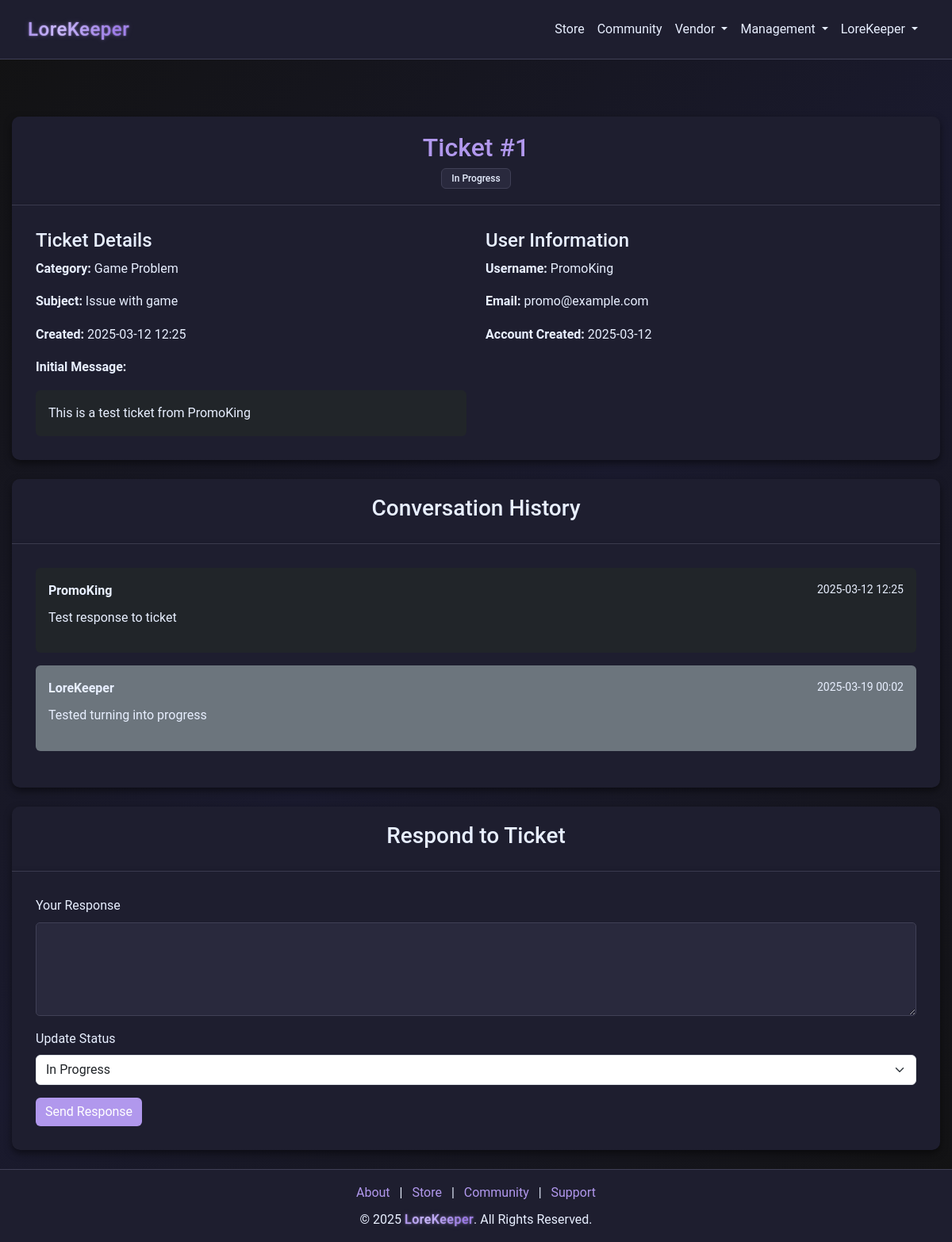
Page /moderator/view_ticket/1 (signed in) on the earlier database version.
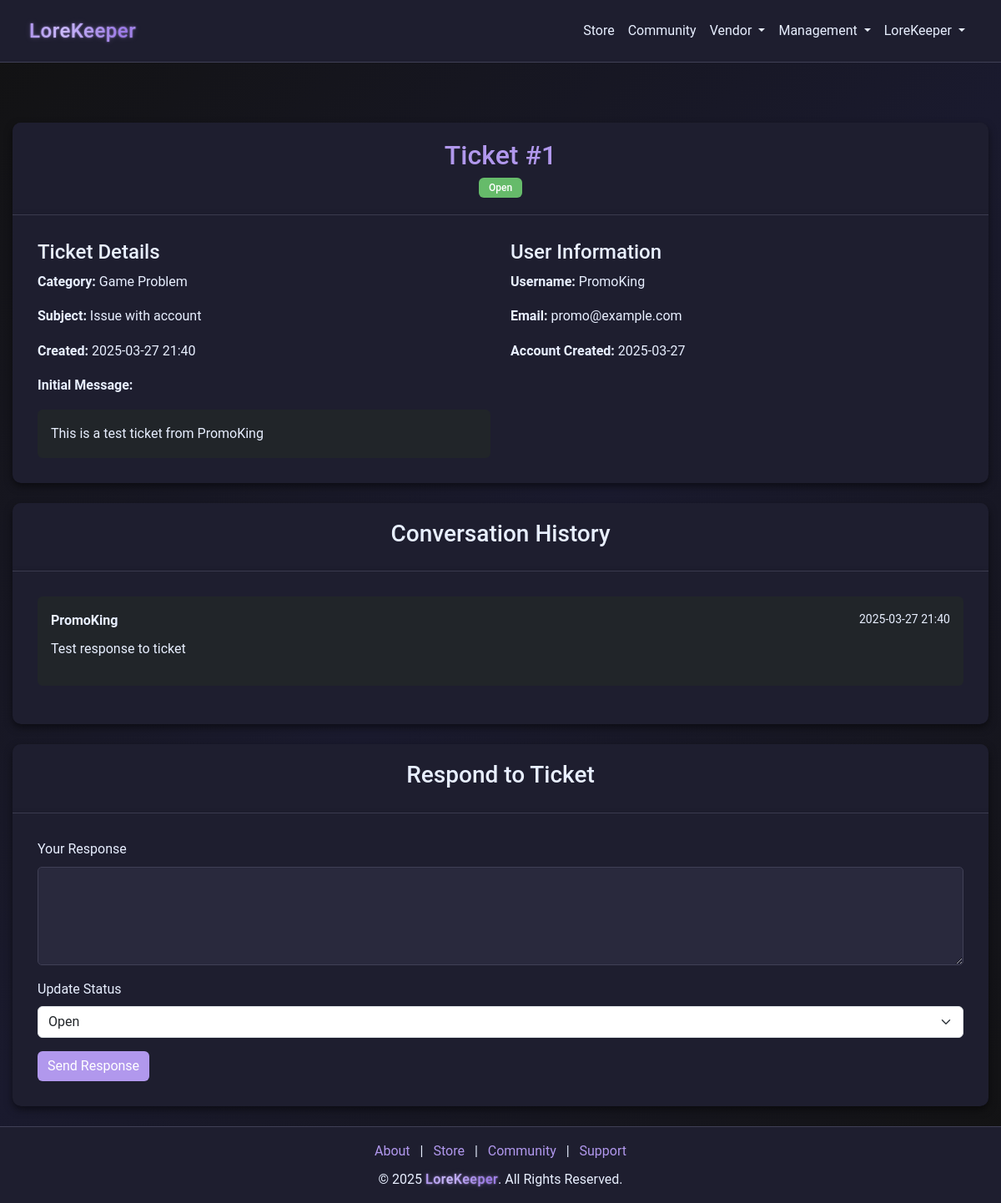
Same page on the later database version.
### models.py (models this page shows)
class SupportTicket(db.Model):
    __tablename__ = "support_tickets"
    id = db.Column(db.Integer, primary_key=True)
    user_id = db.Column(db.Integer, db.ForeignKey("users.id"), nullable=False)
    category = db.Column(db.String(100), nullable=False)
    subject = db.Column(db.String(100), nullable=False)
    message = db.Column(db.Text, nullable=False)
    status = db.Column(db.String(20), default="Open", index=True)
    created_at = db.Column(db.DateTime, default=datetime.utcnow)
    responses = db.relationship(
        "SupportTicketResponse",
        back_populates="ticket",
        lazy="dynamic",
        cascade="all, delete-orphan",
    )
    user = db.relationship("User", back_populates="tickets")

class User(db.Model):
    __tablename__ = "users"
    id = db.Column(db.Integer, primary_key=True)
    username = db.Column(db.String(64), nullable=False, index=True)
    email = db.Column(db.String(128), unique=True, nullable=False, index=True)
    password = db.Column(db.String(128), nullable=False)
    bio = db.Column(db.String(256), default="")
    privilege_id = db.Column(db.Integer, db.ForeignKey("privileges.id"), default=1)
    created_at = db.Column(db.DateTime, default=datetime.utcnow)
    status = db.Column(db.String(64), default="Active", index=True)
    balance = db.Column(db.Integer, default=0)
    pending_balance = db.Column(db.Integer, default=0)
    purchases = db.relationship(
        "Purchase", back_populates="user", lazy=True, cascade="all, delete-orphan"
    )
    subscription = db.relationship(
        "Subscription", back_populates="user", lazy=True, cascade="all, delete-orphan"
    )
    received_transactions = db.relationship(
        "Receipt", foreign_keys="Receipt.receiver_id", back_populates="receiver"
    )
    tickets = db.relationship("SupportTicket", back_populates="user")
    responses = db.relationship("SupportTicketResponse", back_populates="responder")
    balance_logs = db.relationship("TransactionLog", back_populates="user")
    game_states = db.relationship("GameState", back_populates="user")
    grindstone_items = db.relationship("GrindStoneItem", back_populates="user")
    community_posts = db.relationship("CommunityPost", back_populates="creator")
    community_replies = db.relationship("CommunityReply", back_populates="creator")

class SupportTicketResponse(db.Model):
    __tablename__ = "support_ticket_responses"
    id = db.Column(db.Integer, primary_key=True)
    ticket_id = db.Column(
        db.Integer, db.ForeignKey("support_tickets.id"), nullable=False
    )
    responder_id = db.Column(db.Integer, db.ForeignKey("users.id"), nullable=False)
    response = db.Column(db.Text, nullable=False)
    created_at = db.Column(db.DateTime, default=datetime.utcnow)
    is_user = db.Column(db.Boolean, default=False)
    ticket = db.relationship("SupportTicket", back_populates="responses")
    responder = db.relationship("User", back_populates="responses")

### app.py (the view)
@app.route("/moderator/view_ticket/<int:ticket_id>", methods=["GET"])
def view_ticket(ticket_id):
    if session.get("privilege_id") < 998:
        flash("Access denied! Moderators only.", "danger")
        return redirect(url_for("home"))
    ticket = SupportTicket.query.get_or_404(ticket_id)
    user = User.query.get(ticket.user_id)
    purchases = Purchase.query.filter_by(user_id=ticket.user_id).all()
    responses = ticket.responses.all()  # This uses the relationship we defined
    return render_template(
        "moderator_view_ticket.html",
        ticket=ticket,
        user=user,
        purchases=purchases,
        responses=responses,  # Pass responses separately
        get_username_from_id=get_username_from_id,
        TICKET_STATUS=TICKET_STATUS,
    )

### app.py (called while the page is built)
@app.after_request
def add_header(response):
    response.headers["Cache-Control"] = "no-store"
    return response

@app.route("/get_username_from_id/<int:user_id>")
def get_username_from_id(user_id):
    user = User.query.filter_by(id=user_id).first()
    return user.username

@app.before_request
def before_request():
    try:
        if session.get("user_id"):
            session.permanent = True
        else:
            getCookie()
    except Exception:
        session.clear()

### templates/moderator_view_ticket.html
{% extends "nav_footer_template.html" %}
{% block content %}
<div class="container mt-5">
    <div class="card mb-4">
        <div class="card-header">
            <h2>Ticket #{{ ticket.id }}</h2>
            <span class="badge {% if ticket.status == 'Open' %}bg-success{% else %}bg-secondary{% endif %}">
                {{ ticket.status }}
            </span>
        </div>
        <div class="card-body">
            <div class="row">
                <div class="col-md-6">
                    <h4>Ticket Details</h4>
                    <p><strong>Category:</strong> {{ ticket.category }}</p>
                    <p><strong>Subject:</strong> {{ ticket.subject }}</p>
                    <p><strong>Created:</strong> {{ ticket.created_at.strftime('%Y-%m-%d %H:%M') }}</p>
                    <p><strong>Initial Message:</strong></p>
                    <div class="p-3 bg-dark rounded">
                        {{ ticket.message }}
                    </div>
                </div>
                <div class="col-md-6">
                    <h4>User Information</h4>
                    <p><strong>Username:</strong> {{ get_username_from_id(ticket.user_id) }}</p>
                    <p><strong>Email:</strong> {{ user.email }}</p>
                    <p><strong>Account Created:</strong> {{ user.created_at.strftime('%Y-%m-%d') }}</p>
                </div>
            </div>
        </div>
    </div>
    {% if responses %}
    <div class="card mb-4">
        <div class="card-header">
            <h3>Conversation History</h3>
        </div>
        <div class="card-body">
            {% for response in responses %}
            <div class="mb-3 p-3 {% if response.is_user %}bg-dark{% else %}bg-secondary{% endif %} rounded">
                <div class="d-flex justify-content-between">
                    <strong>{{ get_username_from_id(response.responder_id) }}</strong>
                    <small>{{ response.created_at.strftime('%Y-%m-%d %H:%M') }}</small>
                </div>
                <p class="mt-2">{{ response.response }}</p>
            </div>
            {% endfor %}
        </div>
    </div>
    {% endif %}
    {% if ticket.status != 'Closed' %}
    <div class="card mb-4">
        <div class="card-header">
            <h3>Respond to Ticket</h3>
        </div>
        <div class="card-body">
            <form method="POST" action="{{ url_for('moderator_respond', ticket_id=ticket.id) }}">
                <div class="mb-3">
                    <label for="response" class="form-label">Your Response</label>
                    <textarea class="form-control" id="response" name="response" rows="4" required></textarea>
                </div>
                <div class="mb-3">
                    <label for="status" class="form-label">Update Status</label>
                    <select class="form-select" id="status" name="status">
                        {% for status in TICKET_STATUS %}
                        <option value="{{ status }}" {% if ticket.status == status %}selected{% endif %}>
                            {{ status }}
                        </option>
                        {% endfor %}
                    </select>
                </div>
                <button type="submit" class="btn btn-primary">Send Response</button>
            </form>
        </div>
    </div>
    {% endif %}
</div>
{% endblock %}

Differences in the rows shown:
removed SupportTicketResponse: created_at "2025-03-19 00:02", response "Tested turning into progress", is_user False (drawn)
no longer on this page (row edited): User: username "LoreKeeper"
changed SupportTicket "Game Problem": status "In Progress" → "Open"; subject "Issue with game" → "Issue with account"; created_at "2025-03-12 12:25" → "2025-03-27 21:40"
changed User "PromoKing": created_at "2025-03-12" → "2025-03-27"
changed SupportTicketResponse "Test response to ticket": created_at "2025-03-12 12:25" → "2025-03-27 21:40"
